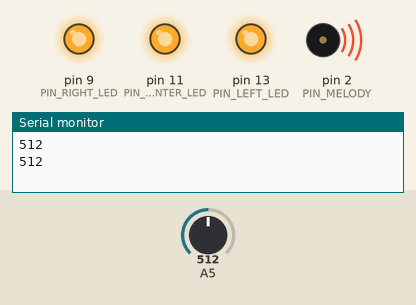
Recording of a sketch running on a simulated Arduino Uno, built with avr-gcc and run on an emulated ATmega328P. Shown: output pins drawn as LEDs (lit = HIGH), buzzer (waves = sounding), the last lines printed to the serial monitor. The inputs (shaded band) are chosen by the test bench; at power-on: A5 = 512.

Above: at 2.3 s.
2.4 s: A5 set to 30
At 5.1 s:
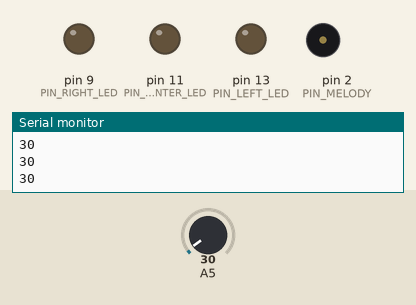
5.5 s: A5 set to 44
At 6.9 s:
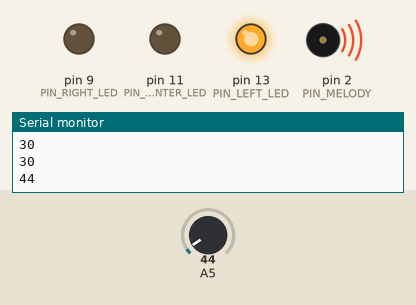
9.0 s: A5 set to 0
At 9.9 s:
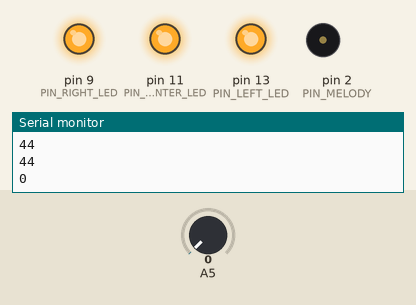
11.5 s: A5 set to 50
At 13.3 s:
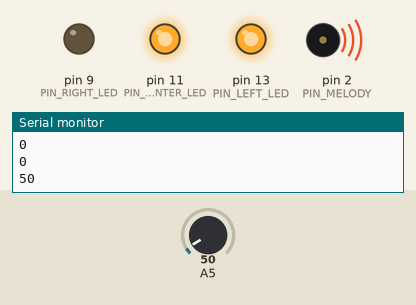
Timing chart, 0 to 15.0 s (numbered marks = the images above; inputs shaded):
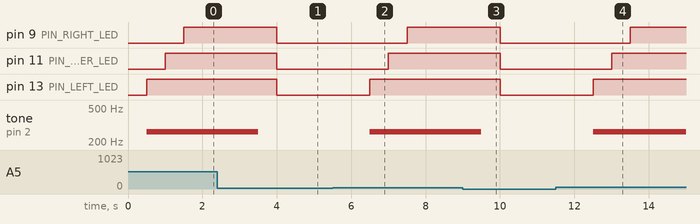

Measured:
- the behaviour switches between 40 and 41 on A5 (found by bisection; images 1 and 2)
- after the input at 2.4 s, pin 9 (PIN_RIGHT_LED), pin 11 (PIN_CENTER_LED), pin 13 (PIN_LEFT_LED): HIGH → LOW after 1.6 s; tone on pin 2 (PIN_MELODY): 262 Hz → silent after 1.1 s
- after the input at 5.5 s, pin 9 (PIN_RIGHT_LED): LOW → HIGH after 2.0 s; pin 11 (PIN_CENTER_LED): LOW → HIGH after 1.5 s; pin 13 (PIN_LEFT_LED): LOW → HIGH after 1.0 s; tone on pin 2 (PIN_MELODY): silent → 262 Hz after 1.0 s
- after the input at 9.0 s, pin 9 (PIN_RIGHT_LED), pin 11 (PIN_CENTER_LED), pin 13 (PIN_LEFT_LED): HIGH → LOW after 1.0 s; tone on pin 2 (PIN_MELODY): 262 Hz → silent after 0.50 s
- after the input at 11.5 s, pin 9 (PIN_RIGHT_LED): LOW → HIGH after 2.0 s; pin 11 (PIN_CENTER_LED): LOW → HIGH after 1.5 s; pin 13 (PIN_LEFT_LED): LOW → HIGH after 1.0 s; tone on pin 2 (PIN_MELODY): silent → 262 Hz after 1.0 s

The sketch:

lamp.ino
```cpp
// (licence header left out)
#define PIN_LEFT_LED 13
#define PIN_CENTER_LED 11
#define PIN_RIGHT_LED 9
#define PIN_MELODY 2

int sound = 0;

void setup() {
  Serial.begin(9600);
  pinMode(PIN_MELODY, OUTPUT);            // Initialize the melody sensor on pin 2.
  pinMode(PIN_RIGHT_LED, OUTPUT);         // Initialize the LED on pin 09.
  pinMode(PIN_CENTER_LED, OUTPUT);        // Initialize the LED on pin 11.
  pinMode(PIN_LEFT_LED, OUTPUT);          // Initialize the LED on pin 13.
}

void loop() {
  sound = analogRead(A5);
  Serial.println(sound);

  if (sound > 40) {
    for (int i = PIN_LEFT_LED; i >= PIN_RIGHT_LED; i -= 2) {
      delay(500);
      tone(PIN_MELODY, 262, 500);         // pin, frequency, duration.
      digitalWrite(i, HIGH);
    }
  }

  else if (sound < 40) {
    delay(1000);
    for (int i = PIN_LEFT_LED; i >= PIN_RIGHT_LED; i -= 2) {
      digitalWrite(i, LOW);
      noTone(PIN_MELODY);
    }
  }
}
```
